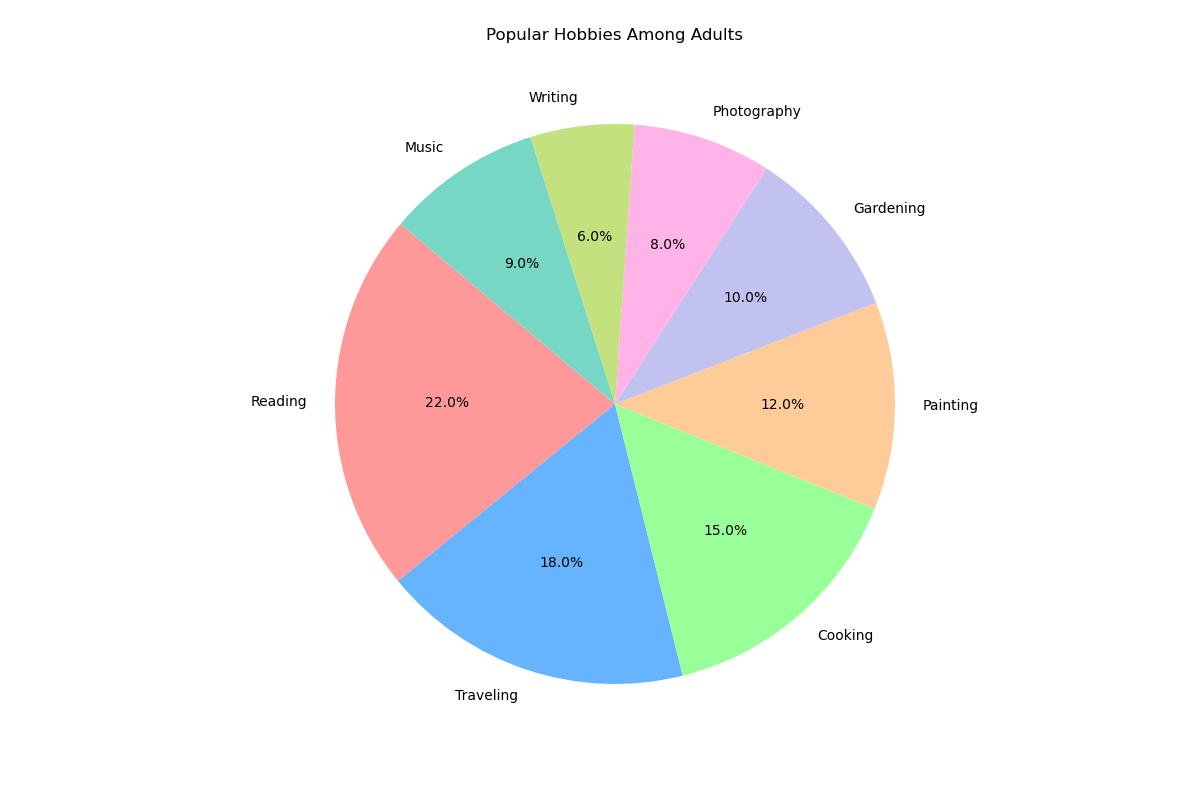

The Python source for this figure:

import matplotlib.pyplot as plt

# Data
hobbies = ['Reading', 'Traveling', 'Cooking', 'Painting', 'Gardening', 'Photography', 'Writing', 'Music']
percentages = [22, 18, 15, 12, 10, 8, 6, 9]
colors = ['#ff9999', '#66b3ff', '#99ff99', '#ffcc99', '#c2c2f0', '#ffb3e6', '#c4e17f', '#76D7C4']

# Pie chart
plt.figure(figsize=(12, 8))
plt.pie(percentages, labels=hobbies, colors=colors, autopct='%1.1f%%', startangle=140)
plt.axis('equal')

# Title
plt.title('Popular Hobbies Among Adults', pad=40)

# Display the chart
plt.show()
